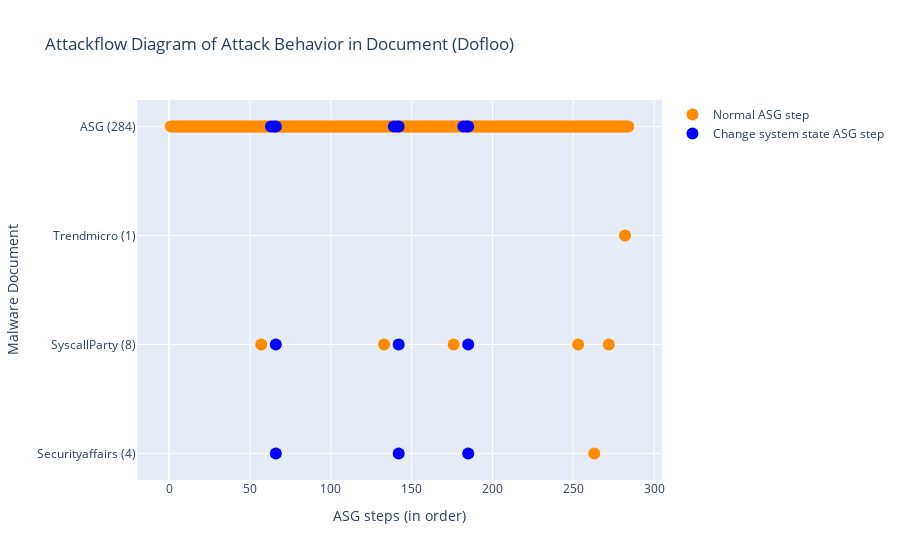

The notebook cell saved with this chart:
### Markdown cell above
### Run Script: draw Lifecycle diagram
- 兩個 traces (legend) 一般的 OP 和 ChangeSys OP。分兩個顏色，不重疊。
- x: [a,a,a,a,b,b,b,c,c,c] 不同 report 的 step 可以放同一個 list，因為屬於同個 trace。

### Code cell
# import plotly.express as px
import plotly
import plotly.graph_objects as go

def symmetric_difference(list1: list, list2: list) -> list:
    ''' return list1 - list2. '''
    s = set(list2)
    temp3 = [x for x in list1 if x not in s]
    return temp3

def draw_lifecycle(fset:FamilySet):
    familname = fset.familyname
    # reportnames = [rem.reportname for rem in fset.rem_lst if len(rem.match_regex)]

    fig = go.Figure()
    x, y = [], []
    x_sys, y_sys = [], []
    for i, rem in enumerate(fset.rem_lst):
        if len(rem.ASGstep_order_index) == 0:
            continue

        numOfDot = len(rem.ASGstep_order_index)
        reportname = rem.reportname
        reportname = rem.reportname.split('.')[0]
        reportname = reportname.split('-')[1]
        if reportname == 'Ms':
            reportname = 'Microsoft'
        reportname += f' ({numOfDot})'
        x_sys.extend(rem.SysASGstep_order_index) # 改變系統設定檔的 OP (這個變數有問題!!!)
        y_sys.extend([reportname] * len(rem.SysASGstep_order_index))
        current_x_normal = symmetric_difference(rem.ASGstep_order_index, rem.SysASGstep_order_index) # 一般的/其餘的 OP
        # print(reportname, 'numOfDot', numOfDot, 'rem.ASGstep_order_index', rem.ASGstep_order_index)
        # print('x_normal', current_x_normal, 'x_sys', rem.SysASGstep_order_index)
        x.extend(current_x_normal)
        y.extend([reportname] * len(current_x_normal))
        pass
    # todo: add baseline's lifecycle
    num_allstep = len(set(fset.sample.step_list))
    rowname = f'ASG ({num_allstep})'
    current_x_system = fset.sample.ASGstep_sysOnly_ordered_index # fset.sample.OPset_sysOnly_ordered_index
    current_x_normal = symmetric_difference(list(range(num_allstep)), current_x_system) # all steps - sysobj steps
    # print(sorted(current_x_system)) # 只能放UPDATE的，OPEN/READ不能喔
    x_sys.extend(current_x_system)
    y_sys.extend([rowname] * len(current_x_system)) 
    x.extend(current_x_normal)
    y.extend([rowname] * len(current_x_normal))
    # print(rowname, len(fset.sample.OPset), len(current_x_system), len(current_x_normal))
    
    # normal OPs
    x = [idx+1 for idx in x] # add 1 to each asg index
    fig.add_trace(go.Scatter(
        x=x,
        y=y,
        marker=dict(color="darkorange", size=12),
        mode="markers",
        name="Normal ASG step", # Normal Operation Pair
    ))

    # changeSysObj OPs
    x_sys = x = [idx+1 for idx in x_sys]
    fig.add_trace(go.Scatter(
        x=x_sys,
        y=y_sys,
        marker=dict(color="blue", size=12),
        mode="markers",
        name="Change system state ASG step", # Change SR Operation Pair
    ))

    fig.update_layout(title=f"Attackflow Diagram of Attack Behavior in Document ({familname})",
                    xaxis_title="ASG steps (in order)",
                    yaxis_title="Malware Document")
    fig.show()

    if not os.path.exists("imgs"):
        os.mkdir("imgs")
    # fig.write_image(f"./imgs/{familname}_lifecycle.png") # bug -> no responce
    # plotly.offline.plot(fig, filename=f"./imgs/{familname}_lifecycle.html", auto_open=False)
    pass

draw_lifecycle(fset)

### Figure 1 — Plotly figure (JSON) as saved in the notebook; plotly's stock layout.template omitted (floating-point values rounded to 4 significant figures; data arrays with more than 128 entries replaced by an {"elided": "..."} marker saying what was removed)
{"data": [{"marker": {"color": "darkorange", "size": 12}, "mode": "markers", "name": "Normal ASG step", "type": "scatter", "x": {"elided": "282 int values"}, "y": {"elided": "282 str values"}}, {"marker": {"color": "blue", "size": 12}, "mode": "markers", "name": "Change system state ASG step", "type": "scatter", "x": [66, 142, 185, 66, 142, 185, 63, 65, 66, 139, 141, 142, 182, 184, 185], "y": ["Securityaffairs (4)", "Securityaffairs (4)", "Securityaffairs (4)", "SyscallParty (8)", "SyscallParty (8)", "SyscallParty (8)", "ASG (284)", "ASG (284)", "ASG (284)", "ASG (284)", "ASG (284)", "ASG (284)", "ASG (284)", "ASG (284)", "ASG (284)"]}], "layout": {"title": {"text": "Attackflow Diagram of Attack Behavior in Document (Dofloo)"}, "xaxis": {"title": {"text": "ASG steps (in order)"}}, "yaxis": {"title": {"text": "Malware Document"}}}}
